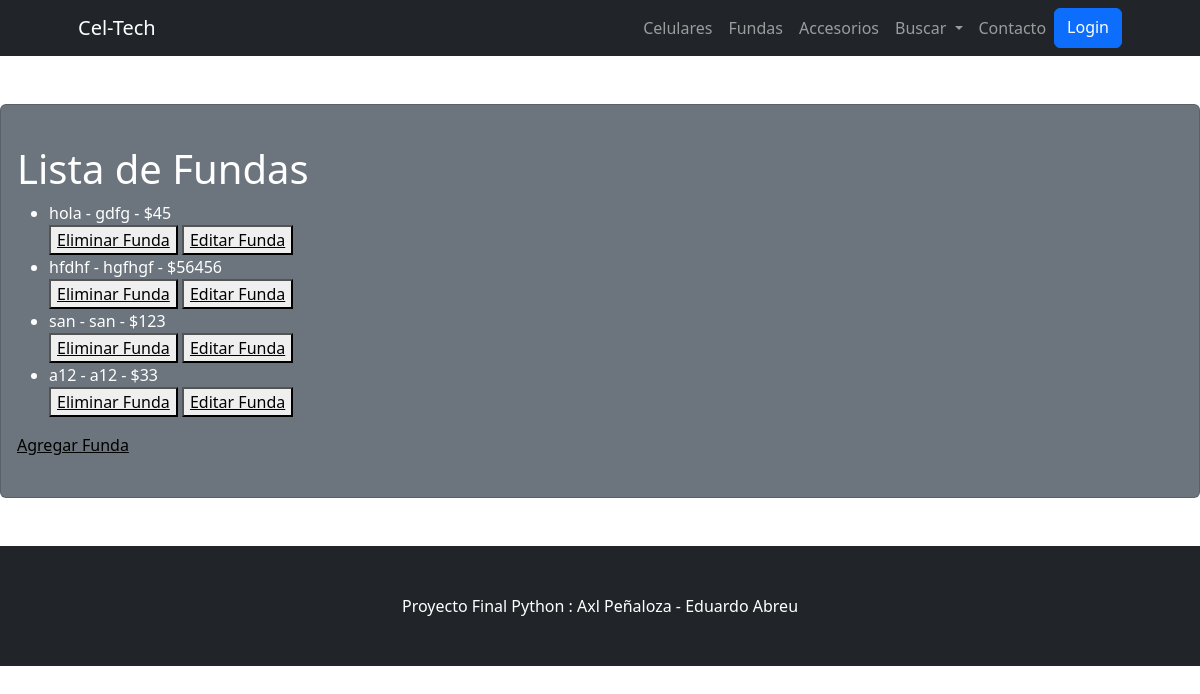
/CelTech/fundas-lista/, run on an earlier commit of the app's database.
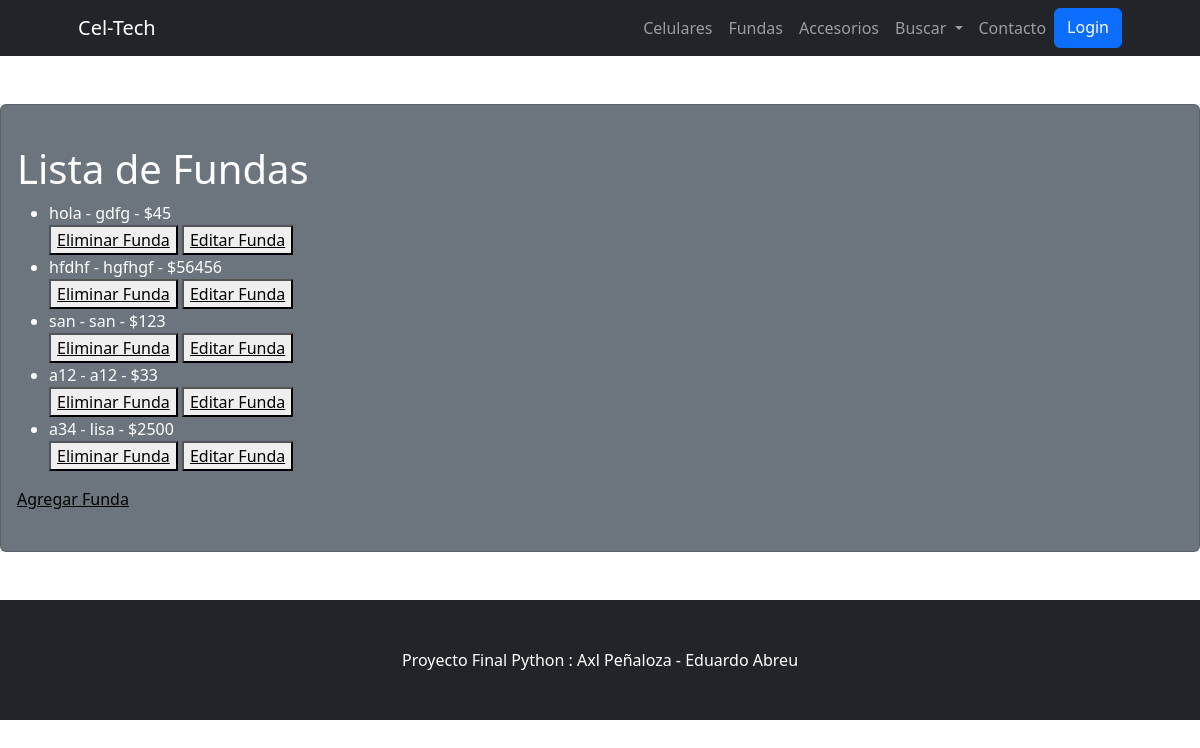
And on a later commit of the database.
### CelTech/models.py (models this page shows)
class Fundas(models.Model):
    modelo = models.CharField(max_length=20)
    tipo =  models.CharField(max_length=20)
    precio = models.IntegerField()
    def __str__(self):
        return f'{self.modelo} - {self.tipo} - ${self.precio}'

### CelTech/views.py (the view)
# urls.py: path('fundas-lista/', FundasList.as_view(), name="FundasLista"),
class FundasList(ListView):
    model = Fundas
    template_name = "fundas_list.html"
    context_object_name = "fundaslist"

### CelTech/templates/fundas_list.html
{% extends 'padre.html' %}
{% block cambiante %}
    <h1>Lista de Fundas</h1>
    <ul>
        {% for funda in fundaslist  %}
            <li>{{funda}}</li>
            <div>
                <button>
                    <a style="color:black" href="{% url 'FundasEliminar' funda.id %}">Eliminar Funda</a>
                </button>
                <button>
                    <a style="color:black" href="{% url 'FundasActualizar' funda.id %}">Editar Funda</a>
                </button>
            </div>
        {% endfor %}
    </ul>
    <a style="color:black" href="{% url 'FundasCrear' %}">Agregar Funda</a>
{% endblock cambiante %}

What changed in the data, as far as the page shows it:
added Fundas: modelo+tipo+precio "a34 - lisa - $2500"
